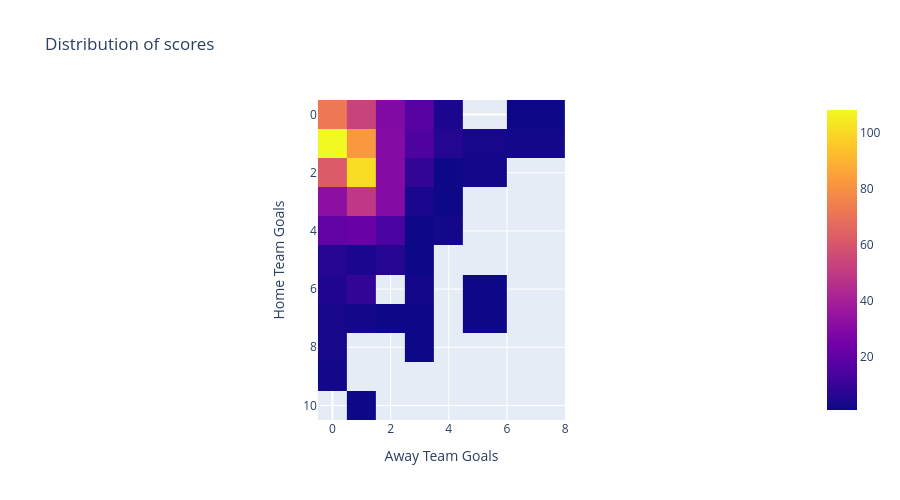

The notebook cell this image was saved under:
### Code cell
fig = px.imshow(wmiii,
               title = "Distribution of scores",
               height = 500,
               width = 900)
fig

### Figure 1 — Plotly figure (JSON) as saved in the notebook; plotly's stock layout.template omitted (floating-point values rounded to 4 significant figures)
{"data": [{"coloraxis": "coloraxis", "hovertemplate": "Away Team Goals: %{x}<br>Home Team Goals: %{y}<br>color: %{z}<extra></extra>", "name": "0", "type": "heatmap", "x": [0, 1, 2, 3, 4, 5, 7], "xaxis": "x", "y": [0, 1, 2, 3, 4, 5, 6, 7, 8, 9, 10], "yaxis": "y", "z": [[72.0, 53.0, 29.0, 18.0, 4.0, NaN, 1.0], [108.0, 82.0, 30.0, 15.0, 6.0, 3.0, 2.0], [62.0, 101.0, 30.0, 9.0, 1.0, 2.0, NaN], [32.0, 49.0, 30.0, 4.0, 1.0, NaN, NaN], [20.0, 22.0, 14.0, 1.0, 2.0, NaN, NaN], [6.0, 4.0, 6.0, 1.0, NaN, NaN, NaN], [5.0, 9.0, NaN, 2.0, NaN, 1.0, NaN], [3.0, 2.0, 1.0, 1.0, NaN, 1.0, NaN], [3.0, NaN, NaN, 1.0, NaN, NaN, NaN], [2.0, NaN, NaN, NaN, NaN, NaN, NaN], [NaN, 1.0, NaN, NaN, NaN, NaN, NaN]]}], "layout": {"coloraxis": {"colorscale": [[0, "#0d0887"], [0.1111, "#46039f"], [0.2222, "#7201a8"], [0.3333, "#9c179e"], [0.4444, "#bd3786"], [0.5556, "#d8576b"], [0.6667, "#ed7953"], [0.7778, "#fb9f3a"], [0.8889, "#fdca26"], [1, "#f0f921"]]}, "height": 500, "title": {"text": "Distribution of scores"}, "width": 900, "xaxis": {"anchor": "y", "constrain": "domain", "domain": [0, 1], "scaleanchor": "y", "title": {"text": "Away Team Goals"}}, "yaxis": {"anchor": "x", "autorange": "reversed", "constrain": "domain", "domain": [0, 1], "title": {"text": "Home Team Goals"}}}}
